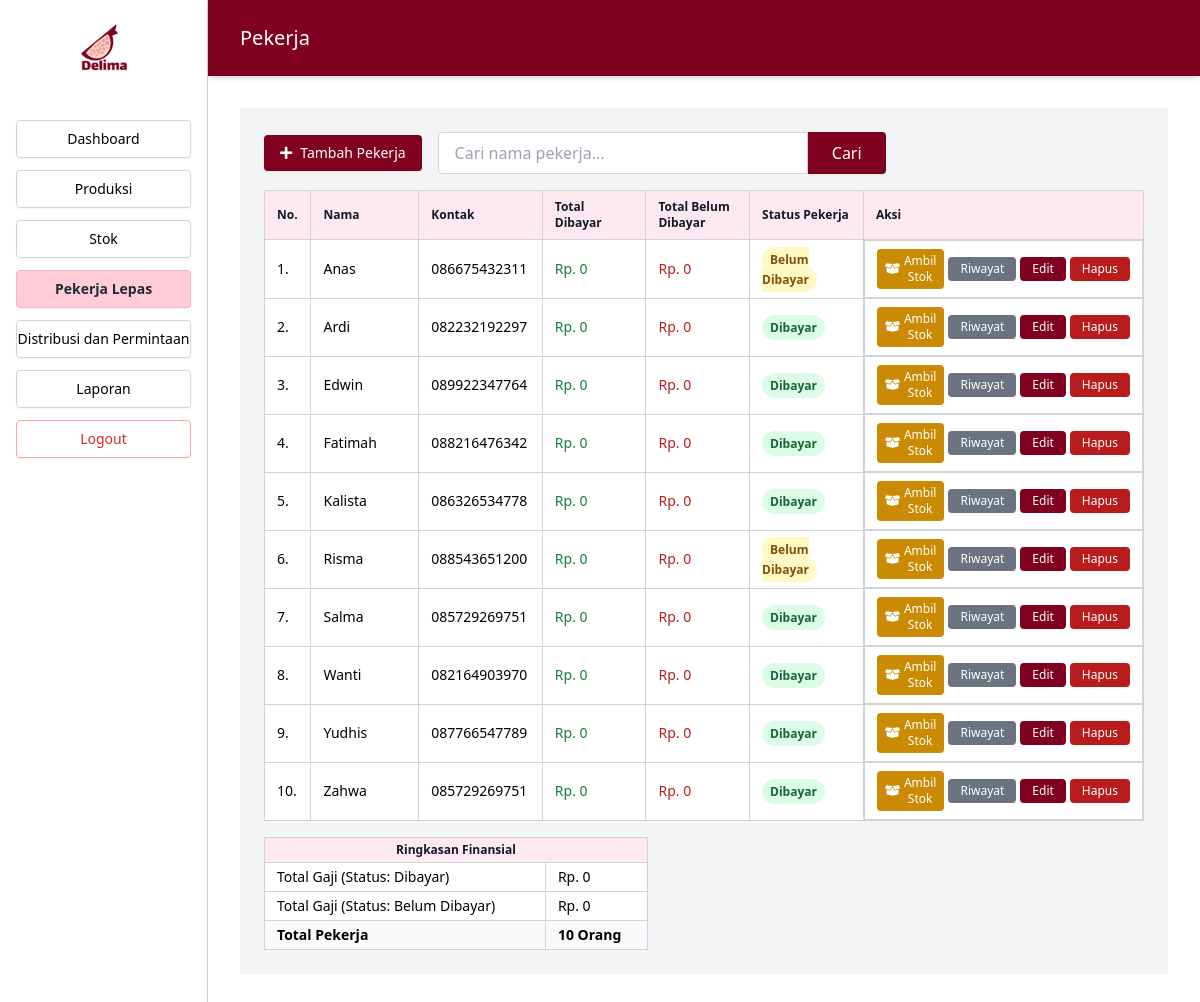
Page /Index.php?page=pekerja (signed in) on the committed database.
### tables this page shows
CREATE TABLE `pekerja_lepas` (
  `id_pekerja` int(11) NOT NULL,
  `nama_pekerja` varchar(100) NOT NULL,
  `kontak` varchar(20) DEFAULT NULL,
  `alamat` text DEFAULT NULL,
  `status_pembayaran` varchar(50) DEFAULT NULL,
  `id_admin` int(11) DEFAULT 1
);

### src/Pekerja.php (the view, shortened to what this page needs)
<?php
include 'koneksi.php';
$DB_MODE = null;
if (isset($pdo) && $pdo instanceof PDO) {
  $DB_MODE = 'pdo';
  $pdo->setAttribute(PDO::ATTR_ERRMODE, PDO::ERRMODE_EXCEPTION);
} elseif (isset($conn) && $conn instanceof mysqli) {
  $DB_MODE = 'mysqli';
  mysqli_report(MYSQLI_REPORT_ERROR | MYSQLI_REPORT_STRICT);
  $conn->set_charset('utf8mb4');
} else {
  die('Koneksi database tidak ditemukan. Pastikan koneksi.php mendefinisikan $pdo (PDO) atau $conn (mysqli).');
}
function db_fetch_all($sql, $params = []) {
  global $DB_MODE, $pdo, $conn;
  if ($DB_MODE === 'pdo') {
    if (empty($params)) return $pdo->query($sql)->fetchAll(PDO::FETCH_ASSOC);
    $st = $pdo->prepare($sql); $st->execute($params); return $st->fetchAll(PDO::FETCH_ASSOC);
  }
}
$search_term = $_GET['search'] ?? '';
$sql_pekerja = "SELECT pl.*,
    (SELECT COALESCE(SUM(rg.total_gaji),0) FROM riwayat_gaji rg WHERE rg.id_pekerja = pl.id_pekerja AND rg.keterangan = 'Dibayar') as total_dibayar,
    (SELECT COALESCE(SUM(rg.total_gaji),0) FROM riwayat_gaji rg WHERE rg.id_pekerja = pl.id_pekerja AND rg.keterangan = 'Belum Dibayar') as total_belum_dibayar
  FROM pekerja_lepas pl";
$params = [];
$sql_pekerja .= " ORDER BY pl.nama_pekerja ASC";
try {
  $pekerja_list = db_fetch_all($sql_pekerja, $params);
  $summary = ['Dibayar'=>0,'Belum Dibayar'=>0];
  $summary_dibayar = $summary['Dibayar'] ?? 0;
  $summary_belum_dibayar = $summary['Belum Dibayar'] ?? 0;
} catch (Throwable $e) {
  $_SESSION['notif'] = ['pesan' => 'Error ambil data pekerja: '.$e->getMessage(), 'tipe' => 'error'];
  $pekerja_list = []; $summary_dibayar = 0; $summary_belum_dibayar = 0;
}
?>
<main class="flex-1 bg-gray-100">
  <section class="p-6 overflow-x-auto">
    <div class="flex flex-col md:flex-row md:items-center md:space-x-4 mb-4">
      <button id="btnTambahPekerja" class="flex-shrink-0 inline-flex items-center gap-2 bg-[#800020] text-white text-sm font-normal px-4 py-2 rounded shadow-sm hover:shadow-md transition-shadow mb-2 md:mb-0" type="button"><i class="fas fa-plus"></i> Tambah Pekerja</button>
      <form action="Index.php" method="GET" class="flex flex-1 max-w-md">
        <input type="text" name="search" placeholder="Cari nama pekerja..." class="flex-grow border border-gray-300 rounded-l px-4 py-2 focus:outline-none focus:ring-2 focus:ring-[#800020]" value="<?php echo htmlspecialchars($search_term); ?>">
        <button type="submit" class="bg-[#800020] text-white px-6 py-2 rounded-r shadow-sm hover:shadow-md transition-shadow">Cari</button>
      </form>
    </div>
    <table class="w-full border border-gray-300 text-sm bg-white text-left">
      <thead class="bg-[#FFE9F0] text-xs text-gray-900">
        <tr>
          <th class="border border-gray-300 px-3 py-2 w-12">No.</th>
          <th class="border border-gray-300 px-3 py-2 w-40">Nama</th>
          <th class="border border-gray-300 px-3 py-2 w-32">Kontak</th>
          <th class="border border-gray-300 px-3 py-2 w-40">Total Dibayar</th>
          <th class="border border-gray-300 px-3 py-2 w-40">Total Belum Dibayar</th>
          <th class="border border-gray-300 px-3 py-2 w-40">Status Pekerja</th>
          <th class="border border-gray-300 px-3 py-2 w-52">Aksi</th>
        </tr>
      </thead>
      <tbody>
        <?php if (empty($pekerja_list)): ?>
          <tr><td colspan="7" class="border border-gray-300 px-3 py-4 text-center text-gray-500">Data pekerja tidak ditemukan.</td></tr>
        <?php else: foreach ($pekerja_list as $i => $pekerja): ?>
          <tr>
            <td class="border border-gray-300 px-3 py-2"><?php echo $i + 1; ?>.</td>
            <td class="border border-gray-300 px-3 py-2"><?php echo htmlspecialchars($pekerja['nama_pekerja']); ?></td>
            <td class="border border-gray-300 px-3 py-2"><?php echo htmlspecialchars($pekerja['kontak']); ?></td>
            <td class="border border-gray-300 px-3 py-2 text-green-700">Rp. <?php echo number_format((int)($pekerja['total_dibayar'] ?? 0), 0, ',', '.'); ?></td>
            <td class="border border-gray-300 px-3 py-2 text-red-700">Rp. <?php echo number_format((int)($pekerja['total_belum_dibayar'] ?? 0), 0, ',', '.'); ?></td>
            <td class="border border-gray-300 px-3 py-2">
              <span class="px-2 py-1 text-xs font-semibold rounded-full <?php echo ($pekerja['status_pembayaran'] ?? '') === 'Dibayar' ? 'bg-green-100 text-green-800' : 'bg-yellow-100 text-yellow-800'; ?>">
                <?php echo htmlspecialchars($pekerja['status_pembayaran'] ?? 'Belum Dibayar'); ?>
              </span>
            </td>
            <td class="border border-gray-300 px-3 py-2 space-x-1 flex items-center justify-center">
              <button class="btnAmbilStok bg-yellow-600 text-white text-xs px-2 py-1 rounded inline-flex items-center gap-1"
                data-id-pekerja="<?php echo (int)$pekerja['id_pekerja']; ?>"
                data-nama-pekerja="<?php echo htmlspecialchars($pekerja['nama_pekerja']); ?>">
                <i class="fas fa-box-open"></i> Ambil Stok
              </button>
              <a href="Index.php?page=riwayat_gaji&id_pekerja=<?php echo (int)$pekerja['id_pekerja']; ?>" class="btnHistory bg-gray-500 text-white text-xs px-3 py-1 rounded inline-block">Riwayat</a>
              <button class="btnEdit bg-[#800020] text-white text-xs px-3 py-1 rounded"
                data-id-pekerja="<?php echo (int)$pekerja['id_pekerja']; ?>"
                data-nama="<?php echo htmlspecialchars($pekerja['nama_pekerja']); ?>"
                data-kontak="<?php echo htmlspecialchars($pekerja['kontak']); ?>"
                data-alamat="<?php echo htmlspecialchars($pekerja['alamat']); ?>">
                Edit
              </button>
              <button class="btnHapus bg-red-700 text-white text-xs px-3 py-1 rounded" data-id-pekerja="<?php echo (int)$pekerja['id_pekerja']; ?>">Hapus</button>
            </td>
          </tr>
        <?php endforeach; endif; ?>
      </tbody>
    </table>
    <table class="w-full max-w-sm border border-gray-300 text-sm mt-4 bg-white">
      <thead class="bg-[#FFE9F0] text-gray-900 text-xs">
        <tr><th class="border border-gray-300 px-3 py-1 text-center" colspan="2">Ringkasan Finansial</th></tr>
      </thead>
      <tbody>
        <tr><td class="border border-gray-300 px-3 py-1 font-medium">Total Gaji (Status: Dibayar)</td><td class="border border-gray-300 px-3 py-1">Rp. <?php echo number_format((int)$summary_dibayar, 0, ',', '.'); ?></td></tr>
        <tr><td class="border border-gray-300 px-3 py-1 font-medium">Total Gaji (Status: Belum Dibayar)</td><td class="border border-gray-300 px-3 py-1">Rp. <?php echo number_format((int)$summary_belum_dibayar, 0, ',', '.'); ?></td></tr>
        <tr class="bg-gray-50"><td class="border border-gray-300 px-3 py-1 font-bold">Total Pekerja</td><td class="border border-gray-300 px-3 py-1 font-bold"><?php echo count($pekerja_list); ?> Orang</td></tr>
      </tbody>
    </table>
  </section>
</main>

### index.php (shortened to what this page needs)
<?php
$page = isset($_GET['page']) ? $_GET['page'] : 'dashboard';
$src = [
  'login'     => 'Login.php',
  'dashboard' => 'src/Dashboard.php',
  'produksi'  => 'src/Produksi.php',
  'stok'      => 'src/Stok.php',
  'pekerja'   => 'src/Pekerja.php',
  'distribusi'=> 'src/Distribusi.php',
  'laporan'   => 'src/Laporan.php',
  'riwayat_gaji' => 'src/RiwayatGaji.php',
  'jadwal_lengkap' => 'src/jadwal_lengkap.php',
];
$logoPath = 'assets/logo.png';
?>
<!DOCTYPE html>
<html lang="en">
<head>
  <script src="https://cdn.tailwindcss.com"></script>
  <link rel="stylesheet" href="https://cdnjs.cloudflare.com/ajax/libs/font-awesome/5.15.3/css/all.min.css" />
</head>
<body class="bg-white font-sans">
<?php if ($page !== 'login'): ?>
<div class="flex min-h-screen">
  <aside class="w-52 border-r border-gray-300 flex flex-col p-4 bg-white sticky top-0 h-screen">
    <div class="mb-10 flex justify-center">
      <?php if (file_exists($logoPath)) {
        echo '<img src="' . htmlspecialchars($logoPath) . '" alt="Logo perusahaan" class="max-h-20 w-16 object-contain" />';
      } else {
        echo '<div class="w-full h-20 flex items-center justify-center border border-gray-300 rounded text-gray-400 text-sm">Logo belum diupload</div>';
      } ?>
    </div>
    <nav class="flex flex-col space-y-3 text-sm">
      <?php
      $menuItems = [
        'dashboard' => 'Dashboard',
        'produksi' => 'Produksi',
        'stok' => 'Stok',
        'pekerja' => 'Pekerja Lepas',
        'distribusi' => 'Distribusi dan Permintaan',
        'laporan' => 'Laporan',
      ];
      foreach ($menuItems as $key => $label) {
        $isActive = ($page === $key)
          ? 'bg-[var(--primary-color)] border-[var(--primary-hover)] font-semibold text-gray-800'
          : 'border-gray-300 text-black hover:bg-[var(--primary-hover)] hover:border-[var(--primary-hover)]';
        echo "<a href='Index.php?page=$key' class='text-center py-2 rounded border $isActive shadow-sm transition-all'>$label</a>";
      }
      ?>
      <a href="Logout.php" class="text-center py-2 rounded border border-red-300 shadow-sm text-red-600 transition-all hover:bg-red-100 hover:border-red-400">Logout</a>
    </nav>
  </aside>
  <main class="flex-1 flex flex-col">
    <header class="sticky top-0 bg-[#800020] text-white px-8 py-6 shadow-md z-40">
      <h1 class="text-xl font-normal"><?= ucfirst($page) ?></h1>
    </header>
    <div class="p-8 overflow-y-auto">
      <?php
      if (array_key_exists($page, $src)) {
        include $src[$page];
      } else {
        echo "<p class='text-red-500'>src tidak ditemukan.</p>";
      }
      ?>
    </div>
  </main>
</div>
<?php else: ?>
  <?php include $src[$page]; ?>
<?php endif; ?>
</body>
</html>

### index.php (style rules this page uses)
:root { --primary-color: #FFCCD8; --primary-hover: #f7b5c6; }

### rows in the picture
pekerja_lepas: nama_pekerja "Anas", kontak "086675432311", total_dibayar "0", total_belum_dibayar "0", status_pembayaran "Belum Dibayar"
pekerja_lepas: nama_pekerja "Ardi", kontak "082232192297", total_dibayar "0", total_belum_dibayar "0", status_pembayaran "Dibayar"
pekerja_lepas: nama_pekerja "Edwin", kontak "089922347764", total_dibayar "0", total_belum_dibayar "0", status_pembayaran "Dibayar"
pekerja_lepas: nama_pekerja "Fatimah", kontak "088216476342", total_dibayar "0", total_belum_dibayar "0", status_pembayaran "Dibayar"
pekerja_lepas: nama_pekerja "Kalista", kontak "086326534778", total_dibayar "0", total_belum_dibayar "0", status_pembayaran "Dibayar"
pekerja_lepas: nama_pekerja "Risma", kontak "088543651200", total_dibayar "0", total_belum_dibayar "0", status_pembayaran "Belum Dibayar"
pekerja_lepas: nama_pekerja "Salma", kontak "085729269751", total_dibayar "0", total_belum_dibayar "0", status_pembayaran "Dibayar"
pekerja_lepas: nama_pekerja "Wanti", kontak "082164903970", total_dibayar "0", total_belum_dibayar "0", status_pembayaran "Dibayar"
pekerja_lepas: nama_pekerja "Yudhis", kontak "087766547789", total_dibayar "0", total_belum_dibayar "0", status_pembayaran "Dibayar"
pekerja_lepas: nama_pekerja "Zahwa", kontak "085729269751", total_dibayar "0", total_belum_dibayar "0", status_pembayaran "Dibayar"

### other values in the picture
$label "Dashboard"
$label "Produksi"
$label "Stok"
$label "Pekerja Lepas"
$label "Distribusi dan Permintaan"
$label "Laporan"
$page "Pekerja"
$summary_dibayar "0"
$summary_belum_dibayar "0"
count($pekerja_list) "10"
